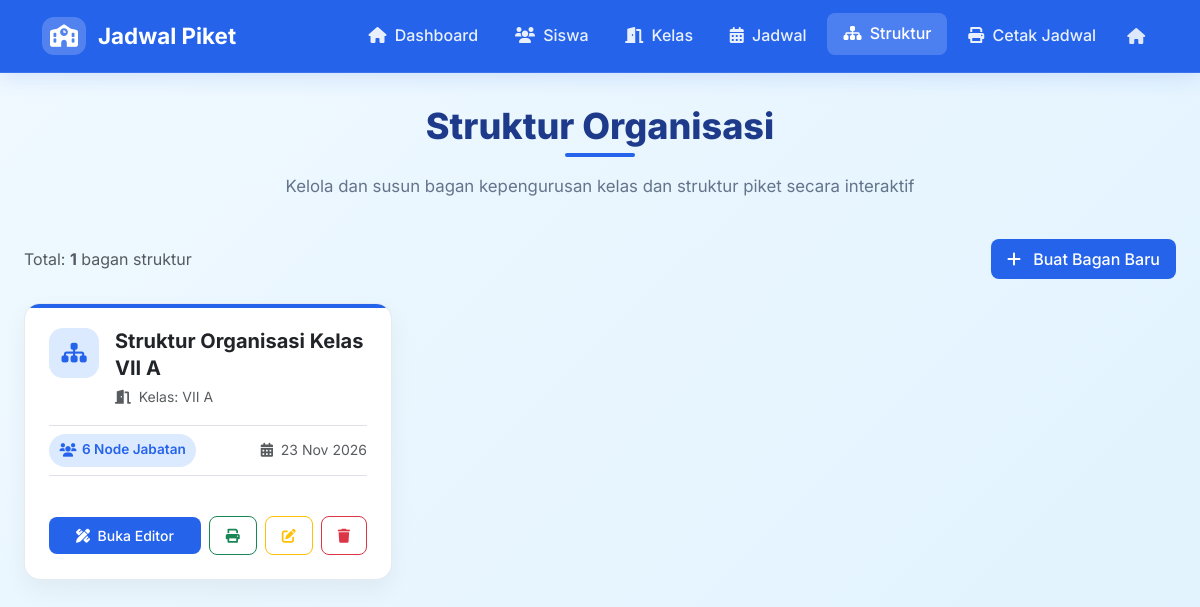
Page /struktur.php on the committed database.
### tables this page shows
CREATE TABLE IF NOT EXISTS struktur (
  id INT AUTO_INCREMENT PRIMARY KEY,
  judul VARCHAR(255) NOT NULL,
  kelas_id INT NULL DEFAULT NULL,
  gaya_json TEXT NULL DEFAULT NULL,
  dibuat_pada DATETIME DEFAULT CURRENT_TIMESTAMP,
  INDEX idx_struktur_kelas (kelas_id),
  CONSTRAINT fk_struktur_kelas FOREIGN KEY (kelas_id) REFERENCES kelas (id) ON DELETE SET NULL
);

CREATE TABLE IF NOT EXISTS kelas (
  id INT AUTO_INCREMENT PRIMARY KEY,
  nama VARCHAR(100) NOT NULL
);

### lib/struktur_functions.php (called while the page is built, shortened)
<?php
function e($str) {
    return htmlspecialchars((string)($str ?? ''), ENT_QUOTES, 'UTF-8');
}
function struktur_get_all($koneksi) {
    $sql = "SELECT s.id, s.judul, s.kelas_id, s.dibuat_pada,
                   k.nama AS nama_kelas,
                   COUNT(sn.id) AS jumlah_node
            FROM struktur s
            LEFT JOIN kelas k ON s.kelas_id = k.id
            LEFT JOIN struktur_node sn ON s.id = sn.struktur_id
            GROUP BY s.id, s.judul, s.kelas_id, s.dibuat_pada, k.nama
            ORDER BY s.id DESC";
    $stmt = mysqli_prepare($koneksi, $sql);
    mysqli_stmt_execute($stmt);
    $result = mysqli_stmt_get_result($stmt);
    $data = [];
    while ($row = mysqli_fetch_assoc($result)) {
        $data[] = $row;
    }
    return $data;
}

### struktur.php (the view, shortened to what this page needs)
<?php
require_once 'koneksi.php';
require_once 'lib/struktur_functions.php';
$daftar_struktur = struktur_get_all($koneksi);
require 'header.php';
?>
<div class="page-header">
    <h1 class="page-title">Struktur Organisasi</h1>
    <p class="page-subtitle">Kelola dan susun bagan kepengurusan kelas dan struktur piket secara interaktif</p>
</div>
<div class="d-flex justify-content-between align-items-center mb-4 flex-wrap gap-2">
    <div>
        <span class="text-muted">Total: <strong><?php echo count($daftar_struktur); ?></strong> bagan struktur</span>
    </div>
    <div>
        <button type="button" class="btn btn-primary" data-bs-toggle="modal" data-bs-target="#modalTambahStruktur">
            <i class="fas fa-plus me-2"></i> Buat Bagan Baru
        </button>
    </div>
</div>
<?php if (empty($daftar_struktur)): ?>
    <div class="card p-5 text-center">
        <div class="mb-3">
            <i class="fas fa-sitemap fa-3x text-muted"></i>
        </div>
        <h5 class="fw-bold">Belum Ada Bagan Struktur Organisasi</h5>
        <p class="text-muted">Klik tombol "Buat Bagan Baru" di atas untuk mulai membuat bagan struktur organisasi pertama Anda.</p>
        <div class="mt-2">
            <button type="button" class="btn btn-primary" data-bs-toggle="modal" data-bs-target="#modalTambahStruktur">
                <i class="fas fa-plus me-2"></i> Buat Bagan Baru
            </button>
        </div>
    </div>
<?php else: ?>
    <div class="row g-4">
        <?php foreach ($daftar_struktur as $st): ?>
            <div class="col-md-6 col-lg-4 d-flex">
                <div class="card struktur-card h-100 w-100">
                    <div class="card-body d-flex flex-column">
                        <div class="d-flex align-items-start gap-3 mb-3">
                            <div class="struktur-icon-box flex-shrink-0">
                                <i class="fas fa-sitemap"></i>
                            </div>
                            <div class="flex-grow-1" style="min-width: 0;">
                                <h5 class="fw-bold mb-1 card-title-clamp" title="<?php echo e($st['judul']); ?>">
                                    <?php echo e($st['judul']); ?>
                                </h5>
                                <div class="text-muted small">
                                    <i class="fas fa-door-open me-1"></i>
                                    <?php echo !empty($st['nama_kelas']) ? 'Kelas: ' . e($st['nama_kelas']) : 'Bagan Umum / Semua Kelas'; ?>
                                </div>
                            </div>
                        </div>
                        <div class="d-flex justify-content-between align-items-center py-2 mb-3 border-top border-bottom small">
                            <span class="struktur-badge-count">
                                <i class="fas fa-users"></i> <?php echo intval($st['jumlah_node']); ?> Node Jabatan
                            </span>
                            <span class="text-muted" title="Dibuat pada">
                                <i class="fas fa-calendar-alt me-1"></i> <?php echo date('d M Y', strtotime($st['dibuat_pada'])); ?>
                            </span>
                        </div>
                        <div class="mt-auto d-flex justify-content-between align-items-center gap-2">
                            <a href="struktur_editor.php?id=<?php echo $st['id']; ?>" class="btn btn-primary btn-sm flex-grow-1">
                                <i class="fas fa-pencil-ruler me-1"></i> Buka Editor
                            </a>
                            <a href="struktur_cetak.php?id=<?php echo $st['id']; ?>" class="btn btn-outline-success btn-sm" title="Tampilan Cetak">
                                <i class="fas fa-print"></i>
                            </a>
                            <button type="button" class="btn btn-outline-warning btn-sm" title="Ubah Judul / Kelas"
                                    onclick="editStruktur(<?php echo $st['id']; ?>, '<?php echo addslashes(e($st['judul'])); ?>', '<?php echo intval($st['kelas_id']); ?>')">
                                <i class="fas fa-edit"></i>
                            </button>
                            <button type="button" class="btn btn-outline-danger btn-sm" title="Hapus Bagan"
                                    onclick="konfirmasiHapus(<?php echo $st['id']; ?>, '<?php echo addslashes(e($st['judul'])); ?>', <?php echo intval($st['jumlah_node']); ?>)">
                                <i class="fas fa-trash"></i>
                            </button>
                        </div>
                    </div>
                </div>
            </div>
        <?php endforeach; ?>
    </div>
<?php endif; ?>

### style.css (style rules this page uses)
:root { --primary-blue: #2563eb; --secondary-blue: #3b82f6; --light-blue: #dbeafe; --accent-blue: #1e40af; --dark-blue: #1e3a8a; --white: #ffffff; --gray-light: #f8fafc; --gray-medium: #64748b; --gray-dark: #1e293b; --node-blue: #2563eb; --node-blue-bg: #eff6ff; --node-blue-border: #93c5fd; --node-green: #059669; --node-green-bg: #ecfdf5; --node-green-border: #a7f3d0; --node-amber: #d97706; --node-amber-bg: #fffbeb; --node-amber-border: #fde68a; --node-purple: #7c3aed; --node-purple-bg: #faf5ff; --node-purple-border: #ddd6fe; --node-rose: #e11d48; --node-rose-bg: #fff1f2; --node-rose-border: #fecdd3; --node-slate: #475569; --node-slate-bg: #f8fafc; --node-slate-border: #cbd5e1; }
* { margin: 0; padding: 0; box-sizing: border-box; }
body { background: linear-gradient(135deg, #f0f9ff 0%, #e0f2fe 100%); font-family: 'Inter', 'Segoe UI', system-ui, sans-serif; color: var(--gray-dark); min-height: 100vh; display: flex; flex-direction: column; line-height: 1.6; }
.page-header { text-align: center; margin-bottom: 2.5rem; }
.page-title { font-size: 2.25rem; font-weight: 800; color: var(--dark-blue); margin-bottom: 0.5rem; position: relative; display: inline-block; }
.page-title:after { content: ''; position: absolute; bottom: -8px; left: 50%; transform: translateX(-50%); width: 70px; height: 4px; background: var(--primary-blue); border-radius: 2px; }
.page-subtitle { font-size: 1.05rem; color: var(--gray-medium); max-width: 650px; margin: 1rem auto 0; }
.card { background: var(--white); border-radius: 16px; border: 1px solid rgba(226, 232, 240, 0.85); box-shadow: 0 10px 25px rgba(0, 0, 0, 0.05); margin-bottom: 1.5rem; transition: transform 0.3s ease, box-shadow 0.3s ease; position: relative; overflow: hidden; }
.card::before { content: ''; position: absolute; top: 0; left: 0; width: 100%; height: 4px; background: var(--primary-blue); z-index: 1; }
.card-body { padding: 1.5rem; min-height: 90px; }
.card-title-clamp, .struktur-card-title { min-width: 0; display: -webkit-box; -webkit-line-clamp: 2; -webkit-box-orient: vertical; overflow: hidden; text-overflow: ellipsis; word-break: break-word; line-height: 1.35; }
.btn { border-radius: 8px; font-weight: 500; padding: 0.5rem 1rem; transition: all 0.3s ease; }
.btn-primary { background: var(--primary-blue); border: none; }
.struktur-card { position: relative; }
.struktur-badge-count { display: inline-flex; align-items: center; gap: 0.35rem; padding: 0.35rem 0.65rem; border-radius: 20px; font-size: 0.85rem; font-weight: 600; background: var(--light-blue); color: var(--primary-blue); }
.struktur-icon-box { width: 50px; height: 50px; border-radius: 14px; background: var(--light-blue); color: var(--primary-blue); display: flex; align-items: center; justify-content: center; font-size: 1.4rem; }

### rows in the picture
struktur: judul "Struktur Organisasi Kelas VII A", kelas.nama "VII A", jumlah_node "6", dibuat_pada "23 Nov 2026"

### other values in the picture
count($daftar_struktur) "1"
